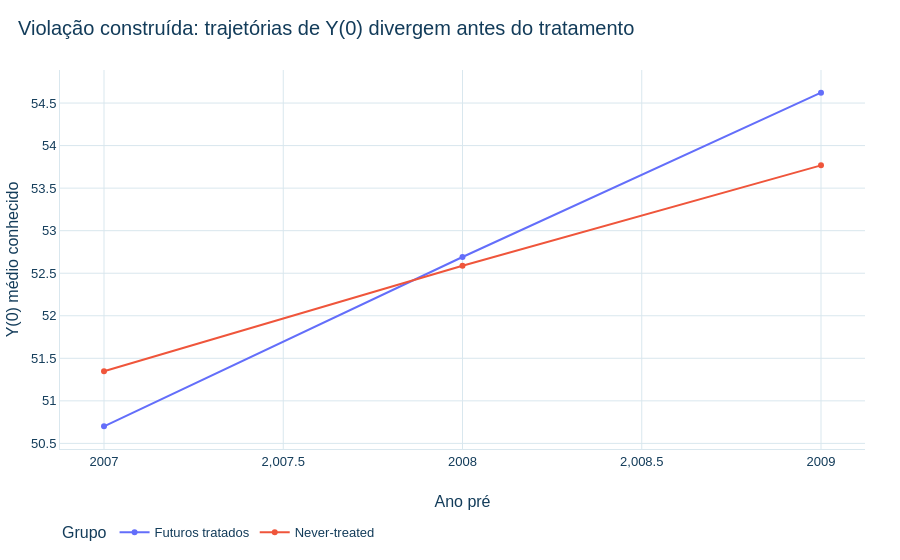

The code cell stored with this chart in its notebook:
### Markdown cell above
## 7. Violação deliberada de parallel trends

### Code cell
violacao = cenarios['VIOLACAO_PARALLEL_TRENDS']
diagnostico_violacao = simulador.diagnosticar_tendencias_nao_tratadas(violacao.painel)
display(pd.DataFrame([diagnostico_violacao]))
pre_primeira_coorte = violacao.painel.loc[violacao.painel['ano'].lt(min(simulador.ConfiguracaoDGP().coortes))].assign(grupo=lambda d: np.where(d['coorte_g'].eq(0), 'Never-treated', 'Futuros tratados')).groupby(['grupo', 'ano'], as_index=False)['y0_sem_tratamento'].mean()
fig = px.line(pre_primeira_coorte, x='ano', y='y0_sem_tratamento', color='grupo', markers=True, labels={'ano': 'Ano pré', 'y0_sem_tratamento': 'Y(0) médio conhecido', 'grupo': 'Grupo'}, title='Violação construída: trajetórias de Y(0) divergem antes do tratamento')
salvar_figura(fig, 'd19_03_violacao_parallel_trends')
fig.show()

### Figure 1 — Plotly figure (JSON) as saved in the notebook; plotly's stock layout.template omitted (floating-point values rounded to 4 significant figures)
{"data": [{"hovertemplate": "Grupo=Futuros tratados<br>Ano pré=%{x}<br>Y(0) médio conhecido=%{y}<extra></extra>", "legendgroup": "Futuros tratados", "line": {"color": "#636efa", "dash": "solid"}, "marker": {"symbol": "circle"}, "mode": "lines+markers", "name": "Futuros tratados", "orientation": "v", "showlegend": true, "type": "scatter", "x": [2007, 2008, 2009], "xaxis": "x", "y": [50.7, 52.69, 54.62], "yaxis": "y"}, {"hovertemplate": "Grupo=Never-treated<br>Ano pré=%{x}<br>Y(0) médio conhecido=%{y}<extra></extra>", "legendgroup": "Never-treated", "line": {"color": "#EF553B", "dash": "solid"}, "marker": {"symbol": "circle"}, "mode": "lines+markers", "name": "Never-treated", "orientation": "v", "showlegend": true, "type": "scatter", "x": [2007, 2008, 2009], "xaxis": "x", "y": [51.35, 52.59, 53.77], "yaxis": "y"}], "layout": {"font": {"color": "#133C5A", "family": "Arial", "size": 13}, "legend": {"title": {"text": "Grupo"}, "tracegroupgap": 0}, "paper_bgcolor": "#FFFFFF", "plot_bgcolor": "#FFFFFF", "title": {"text": "Violação construída: trajetórias de Y(0) divergem antes do tratamento"}, "xaxis": {"anchor": "y", "domain": [0.0, 1.0], "title": {"text": "Ano pré"}}, "yaxis": {"anchor": "x", "domain": [0.0, 1.0], "title": {"text": "Y(0) médio conhecido"}}}}
